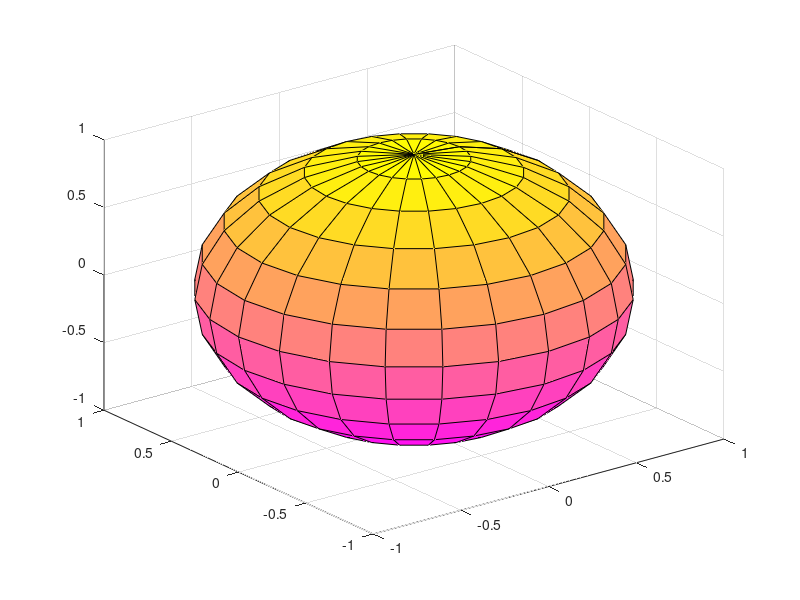

Recreate this plot in MATLAB.
function gomb ()

uf = linspace (0,2*pi,25);
vf = linspace (-pi/2,pi/2,13);
[u,v] = meshgrid(uf,vf);
x = cos(v).*cos(u);
y = cos(v).*sin(u);
z = sin(v);
surf(x,y,z)

axis aqual
colormap spring